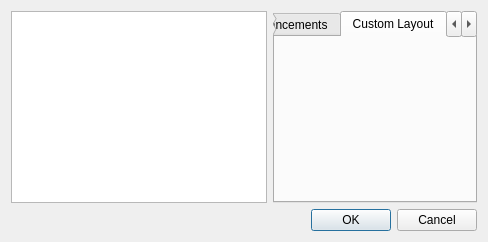
<?xml version="1.0" encoding="UTF-8"?>
<ui version="4.0">
 <class>ConfigureDialog</class>
 <widget class="QDialog" name="ConfigureDialog">
  <property name="windowTitle">
   <string>Citra Configuration</string>
  </property>
  <layout class="QVBoxLayout" name="verticalLayout">
   <item>
    <layout class="QHBoxLayout" name="horizontalLayout">
     <item>
      <widget class="QListWidget" name="selectorList"/>
     </item>
     <item>
      <widget class="QTabWidget" name="tabWidget">
       <property name="currentIndex">
        <number>6</number>
       </property>
       <widget class="ConfigureGeneral" name="generalTab">
        <attribute name="title">
         <string>General</string>
        </attribute>
       </widget>
       <widget class="ConfigureSystem" name="systemTab">
        <attribute name="title">
         <string>System</string>
        </attribute>
       </widget>
       <widget class="ConfigureInput" name="inputTab">
        <attribute name="title">
         <string>Input</string>
        </attribute>
       </widget>
       <widget class="ConfigureHotkeys" name="hotkeysTab">
        <attribute name="title">
         <string>Hotkeys</string>
        </attribute>
       </widget>
       <widget class="ConfigureGraphics" name="graphicsTab">
        <attribute name="title">
         <string>Graphics</string>
        </attribute>
       </widget>
       <widget class="ConfigureEnhancements" name="enhancementsTab">
        <attribute name="title">
         <string>Enhancements</string>
        </attribute>
       </widget>
       <widget class="ConfigureCustomLayout" name="customLayoutTab">
        <attribute name="title">
         <string>Custom Layout</string>
        </attribute>
       </widget>
       <widget class="ConfigureAudio" name="audioTab">
        <attribute name="title">
         <string>Audio</string>
        </attribute>
       </widget>
       <widget class="ConfigureCamera" name="cameraTab">
        <attribute name="title">
         <string>Camera</string>
        </attribute>
       </widget>
       <widget class="ConfigureDebug" name="debugTab">
        <attribute name="title">
         <string>Debug</string>
        </attribute>
       </widget>
       <widget class="ConfigureWeb" name="webTab">
        <attribute name="title">
         <string>Web</string>
        </attribute>
       </widget>
       <widget class="ConfigureUi" name="uiTab">
        <attribute name="title">
         <string>UI</string>
        </attribute>
       </widget>
      </widget>
     </item>
    </layout>
   </item>
   <item>
    <widget class="QDialogButtonBox" name="buttonBox">
     <property name="standardButtons">
      <set>QDialogButtonBox::Cancel|QDialogButtonBox::Ok</set>
     </property>
    </widget>
   </item>
  </layout>
 </widget>
 <customwidgets>
  <customwidget>
   <class>ConfigureGeneral</class>
   <extends>QWidget</extends>
   <header>configuration/configure_general.h</header>
   <container>1</container>
  </customwidget>
  <customwidget>
   <class>ConfigureSystem</class>
   <extends>QWidget</extends>
   <header>configuration/configure_system.h</header>
   <container>1</container>
  </customwidget>
  <customwidget>
   <class>ConfigureAudio</class>
   <extends>QWidget</extends>
   <header>configuration/configure_audio.h</header>
   <container>1</container>
  </customwidget>
  <customwidget>
   <class>ConfigureCamera</class>
   <extends>QWidget</extends>
   <header>configuration/configure_camera.h</header>
   <container>1</container>
  </customwidget>
  <customwidget>
   <class>ConfigureDebug</class>
   <extends>QWidget</extends>
   <header>configuration/configure_debug.h</header>
   <container>1</container>
  </customwidget>
  <customwidget>
   <class>ConfigureInput</class>
   <extends>QWidget</extends>
   <header>configuration/configure_input.h</header>
   <container>1</container>
  </customwidget>
  <customwidget>
   <class>ConfigureHotkeys</class>
   <extends>QWidget</extends>
   <header>configuration/configure_hotkeys.h</header>
   <container>1</container>
  </customwidget>
  <customwidget>
   <class>ConfigureGraphics</class>
   <extends>QWidget</extends>
   <header>configuration/configure_graphics.h</header>
   <container>1</container>
  </customwidget>
  <customwidget>
   <class>ConfigureEnhancements</class>
   <extends>QWidget</extends>
   <header>configuration/configure_enhancements.h</header>
   <container>1</container>
  </customwidget>
  <customwidget>
   <class>ConfigureWeb</class>
   <extends>QWidget</extends>
   <header>configuration/configure_web.h</header>
   <container>1</container>
  </customwidget>
  <customwidget>
   <class>ConfigureUi</class>
   <extends>QWidget</extends>
   <header>configuration/configure_ui.h</header>
   <container>1</container>
  </customwidget>
  <customwidget>
   <class>ConfigureCustomLayout</class>
   <extends>QWidget</extends>
   <header>configuration/configure_custom_layout.h</header>
   <container>1</container>
  </customwidget>
 </customwidgets>
 <resources/>
 <connections>
  <connection>
   <sender>buttonBox</sender>
   <signal>accepted()</signal>
   <receiver>ConfigureDialog</receiver>
   <slot>accept()</slot>
   <hints>
    <hint type="sourcelabel">
     <x>220</x>
     <y>380</y>
    </hint>
    <hint type="destinationlabel">
     <x>220</x>
     <y>200</y>
    </hint>
   </hints>
  </connection>
  <connection>
   <sender>buttonBox</sender>
   <signal>rejected()</signal>
   <receiver>ConfigureDialog</receiver>
   <slot>reject()</slot>
   <hints>
    <hint type="sourcelabel">
     <x>220</x>
     <y>380</y>
    </hint>
    <hint type="destinationlabel">
     <x>220</x>
     <y>200</y>
    </hint>
   </hints>
  </connection>
 </connections>
</ui>
